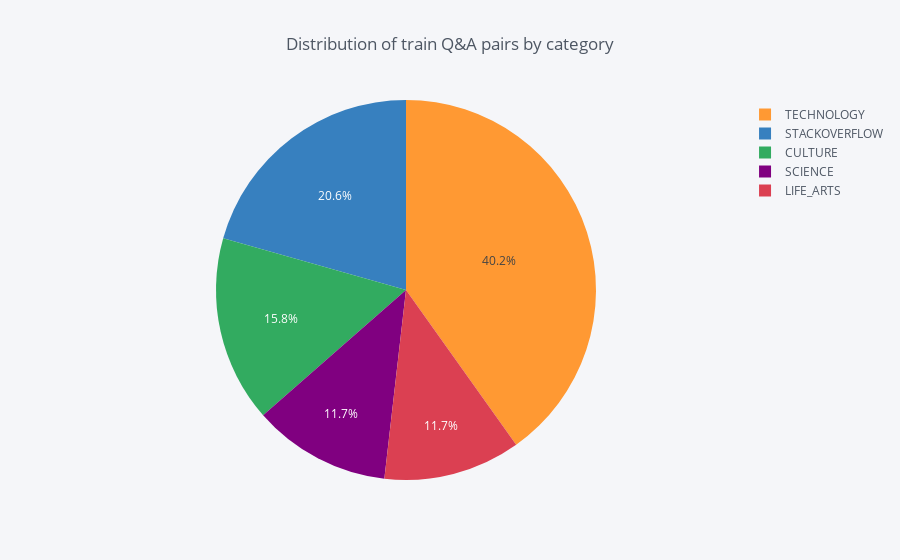

Notebook code for this chart:
### Markdown cell above
#### Exploring categories and hosts

### Code cell
# distribution of train Q&A pairs by category
temp = train["category"].value_counts()
df = pd.DataFrame({'labels': temp.index,
                   'values': temp.values
                  })
df.iplot(kind='pie',labels='labels',values='values', title='Distribution of train Q&A pairs by category')
# Over 40% of the Q&A pairs are in Tech category

### Figure 1 — Plotly figure (JSON) as saved in the notebook; plotly's stock layout.template omitted (floating-point values rounded to 4 significant figures)
{"data": [{"labels": ["TECHNOLOGY", "STACKOVERFLOW", "CULTURE", "SCIENCE", "LIFE_ARTS"], "marker": {"colors": ["rgba(255, 153, 51, 1.0)", "rgba(55, 128, 191, 1.0)", "rgba(50, 171, 96, 1.0)", "rgba(128, 0, 128, 1.0)", "rgba(219, 64, 82, 1.0)"]}, "name": "", "type": "pie", "values": [2441, 1253, 963, 713, 709]}], "layout": {"legend": {"bgcolor": "#F5F6F9", "font": {"color": "#4D5663"}}, "paper_bgcolor": "#F5F6F9", "plot_bgcolor": "#F5F6F9", "title": "Distribution of train Q&A pairs by category", "titlefont": {"color": "#4D5663"}}}
